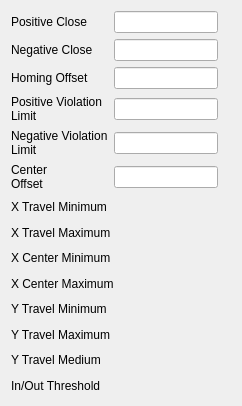
<?xml version="1.0" encoding="UTF-8"?>
<ui version="4.0">
 <class>Form</class>
 <widget class="QWidget" name="Form">
  <property name="geometry">
   <rect>
    <x>0</x>
    <y>0</y>
    <width>242</width>
    <height>406</height>
   </rect>
  </property>
  <property name="windowTitle">
   <string>Form</string>
  </property>
  <layout class="QGridLayout" name="gridLayout_2">
   <item row="0" column="0">
    <layout class="QGridLayout" name="gridLayout">
     <item row="4" column="0">
      <widget class="QLabel" name="label_5">
       <property name="text">
        <string>Negative Violation
Limit</string>
       </property>
      </widget>
     </item>
     <item row="1" column="2">
      <widget class="PyDMLabel" name="PyDMLabel_2">
       <property name="maximumSize">
        <size>
         <width>50</width>
         <height>16777215</height>
        </size>
       </property>
       <property name="toolTip">
        <string/>
       </property>
       <property name="precision" stdset="0">
        <number>0</number>
       </property>
       <property name="showUnits" stdset="0">
        <bool>false</bool>
       </property>
       <property name="precisionFromPV" stdset="0">
        <bool>true</bool>
       </property>
       <property name="alarmSensitiveContent" stdset="0">
        <bool>false</bool>
       </property>
       <property name="alarmSensitiveBorder" stdset="0">
        <bool>true</bool>
       </property>
       <property name="PyDMToolTip" stdset="0">
        <string/>
       </property>
       <property name="channel" stdset="0">
        <string>ca://${prefix}:MMS:01:fStopNeg_RBV</string>
       </property>
       <property name="enableRichText" stdset="0">
        <bool>false</bool>
       </property>
      </widget>
     </item>
     <item row="2" column="0">
      <widget class="QLabel" name="label_3">
       <property name="text">
        <string>Homing Offset</string>
       </property>
      </widget>
     </item>
     <item row="5" column="0">
      <widget class="QLabel" name="label_6">
       <property name="text">
        <string>Center 
Offset</string>
       </property>
      </widget>
     </item>
     <item row="1" column="0">
      <widget class="QLabel" name="label_2">
       <property name="text">
        <string>Negative Close</string>
       </property>
      </widget>
     </item>
     <item row="3" column="0">
      <widget class="QLabel" name="label_4">
       <property name="text">
        <string>Positive Violation
Limit</string>
       </property>
      </widget>
     </item>
     <item row="0" column="2">
      <widget class="PyDMLabel" name="PyDMLabel">
       <property name="maximumSize">
        <size>
         <width>50</width>
         <height>16777215</height>
        </size>
       </property>
       <property name="toolTip">
        <string/>
       </property>
       <property name="precision" stdset="0">
        <number>0</number>
       </property>
       <property name="showUnits" stdset="0">
        <bool>false</bool>
       </property>
       <property name="precisionFromPV" stdset="0">
        <bool>true</bool>
       </property>
       <property name="alarmSensitiveContent" stdset="0">
        <bool>false</bool>
       </property>
       <property name="alarmSensitiveBorder" stdset="0">
        <bool>true</bool>
       </property>
       <property name="PyDMToolTip" stdset="0">
        <string/>
       </property>
       <property name="channel" stdset="0">
        <string>ca://${prefix}:MMS:01:fStopPos_RBV</string>
       </property>
       <property name="enableRichText" stdset="0">
        <bool>false</bool>
       </property>
      </widget>
     </item>
     <item row="0" column="0">
      <widget class="QLabel" name="label">
       <property name="text">
        <string>Positive Close</string>
       </property>
      </widget>
     </item>
     <item row="0" column="1">
      <widget class="PyDMLineEdit" name="PyDMLineEdit">
       <property name="maximumSize">
        <size>
         <width>1000</width>
         <height>16777215</height>
        </size>
       </property>
       <property name="toolTip">
        <string/>
       </property>
       <property name="precision" stdset="0">
        <number>0</number>
       </property>
       <property name="showUnits" stdset="0">
        <bool>false</bool>
       </property>
       <property name="precisionFromPV" stdset="0">
        <bool>true</bool>
       </property>
       <property name="alarmSensitiveContent" stdset="0">
        <bool>false</bool>
       </property>
       <property name="alarmSensitiveBorder" stdset="0">
        <bool>true</bool>
       </property>
       <property name="PyDMToolTip" stdset="0">
        <string/>
       </property>
       <property name="monitorDisp" stdset="0">
        <bool>false</bool>
       </property>
       <property name="channel" stdset="0">
        <string>ca://${prefix}:MMS:01:fStopPos</string>
       </property>
      </widget>
     </item>
     <item row="1" column="1">
      <widget class="PyDMLineEdit" name="PyDMLineEdit_2">
       <property name="maximumSize">
        <size>
         <width>1000</width>
         <height>16777215</height>
        </size>
       </property>
       <property name="toolTip">
        <string/>
       </property>
       <property name="precision" stdset="0">
        <number>0</number>
       </property>
       <property name="showUnits" stdset="0">
        <bool>false</bool>
       </property>
       <property name="precisionFromPV" stdset="0">
        <bool>true</bool>
       </property>
       <property name="alarmSensitiveContent" stdset="0">
        <bool>false</bool>
       </property>
       <property name="alarmSensitiveBorder" stdset="0">
        <bool>true</bool>
       </property>
       <property name="PyDMToolTip" stdset="0">
        <string/>
       </property>
       <property name="monitorDisp" stdset="0">
        <bool>false</bool>
       </property>
       <property name="channel" stdset="0">
        <string>ca://${prefix}:MMS:01:fStopNeg</string>
       </property>
      </widget>
     </item>
     <item row="2" column="1">
      <widget class="PyDMLineEdit" name="PyDMLineEdit_3">
       <property name="maximumSize">
        <size>
         <width>1000</width>
         <height>16777215</height>
        </size>
       </property>
       <property name="toolTip">
        <string/>
       </property>
       <property name="precision" stdset="0">
        <number>0</number>
       </property>
       <property name="showUnits" stdset="0">
        <bool>false</bool>
       </property>
       <property name="precisionFromPV" stdset="0">
        <bool>true</bool>
       </property>
       <property name="alarmSensitiveContent" stdset="0">
        <bool>false</bool>
       </property>
       <property name="alarmSensitiveBorder" stdset="0">
        <bool>true</bool>
       </property>
       <property name="PyDMToolTip" stdset="0">
        <string/>
       </property>
       <property name="monitorDisp" stdset="0">
        <bool>false</bool>
       </property>
       <property name="channel" stdset="0">
        <string>ca://${prefix}:MMS:01:fCenter</string>
       </property>
      </widget>
     </item>
     <item row="3" column="1">
      <widget class="PyDMLineEdit" name="PyDMLineEdit_4">
       <property name="maximumSize">
        <size>
         <width>1000</width>
         <height>16777215</height>
        </size>
       </property>
       <property name="toolTip">
        <string/>
       </property>
       <property name="precision" stdset="0">
        <number>0</number>
       </property>
       <property name="showUnits" stdset="0">
        <bool>false</bool>
       </property>
       <property name="precisionFromPV" stdset="0">
        <bool>true</bool>
       </property>
       <property name="alarmSensitiveContent" stdset="0">
        <bool>false</bool>
       </property>
       <property name="alarmSensitiveBorder" stdset="0">
        <bool>true</bool>
       </property>
       <property name="PyDMToolTip" stdset="0">
        <string/>
       </property>
       <property name="monitorDisp" stdset="0">
        <bool>false</bool>
       </property>
       <property name="channel" stdset="0">
        <string>ca://${prefix}:MMS:01:fLimitPos</string>
       </property>
      </widget>
     </item>
     <item row="4" column="1">
      <widget class="PyDMLineEdit" name="PyDMLineEdit_5">
       <property name="maximumSize">
        <size>
         <width>1000</width>
         <height>16777215</height>
        </size>
       </property>
       <property name="toolTip">
        <string/>
       </property>
       <property name="precision" stdset="0">
        <number>0</number>
       </property>
       <property name="showUnits" stdset="0">
        <bool>false</bool>
       </property>
       <property name="precisionFromPV" stdset="0">
        <bool>true</bool>
       </property>
       <property name="alarmSensitiveContent" stdset="0">
        <bool>false</bool>
       </property>
       <property name="alarmSensitiveBorder" stdset="0">
        <bool>true</bool>
       </property>
       <property name="PyDMToolTip" stdset="0">
        <string/>
       </property>
       <property name="monitorDisp" stdset="0">
        <bool>false</bool>
       </property>
       <property name="channel" stdset="0">
        <string>ca://${prefix}:MMS:01:fLimitNeg</string>
       </property>
      </widget>
     </item>
     <item row="2" column="2">
      <widget class="PyDMLabel" name="PyDMLabel_3">
       <property name="maximumSize">
        <size>
         <width>50</width>
         <height>16777215</height>
        </size>
       </property>
       <property name="toolTip">
        <string/>
       </property>
       <property name="precision" stdset="0">
        <number>0</number>
       </property>
       <property name="showUnits" stdset="0">
        <bool>false</bool>
       </property>
       <property name="precisionFromPV" stdset="0">
        <bool>true</bool>
       </property>
       <property name="alarmSensitiveContent" stdset="0">
        <bool>false</bool>
       </property>
       <property name="alarmSensitiveBorder" stdset="0">
        <bool>true</bool>
       </property>
       <property name="PyDMToolTip" stdset="0">
        <string/>
       </property>
       <property name="channel" stdset="0">
        <string>ca://${prefix}:MMS:01:fCenter_RBV</string>
       </property>
       <property name="enableRichText" stdset="0">
        <bool>false</bool>
       </property>
      </widget>
     </item>
     <item row="3" column="2">
      <widget class="PyDMLabel" name="PyDMLabel_4">
       <property name="maximumSize">
        <size>
         <width>50</width>
         <height>16777215</height>
        </size>
       </property>
       <property name="toolTip">
        <string/>
       </property>
       <property name="precision" stdset="0">
        <number>0</number>
       </property>
       <property name="showUnits" stdset="0">
        <bool>false</bool>
       </property>
       <property name="precisionFromPV" stdset="0">
        <bool>true</bool>
       </property>
       <property name="alarmSensitiveContent" stdset="0">
        <bool>false</bool>
       </property>
       <property name="alarmSensitiveBorder" stdset="0">
        <bool>true</bool>
       </property>
       <property name="PyDMToolTip" stdset="0">
        <string/>
       </property>
       <property name="channel" stdset="0">
        <string>ca://${prefix}:MMS:01:fLimitPos_RBV</string>
       </property>
       <property name="enableRichText" stdset="0">
        <bool>false</bool>
       </property>
      </widget>
     </item>
     <item row="4" column="2">
      <widget class="PyDMLabel" name="PyDMLabel_5">
       <property name="maximumSize">
        <size>
         <width>50</width>
         <height>16777215</height>
        </size>
       </property>
       <property name="toolTip">
        <string/>
       </property>
       <property name="precision" stdset="0">
        <number>0</number>
       </property>
       <property name="showUnits" stdset="0">
        <bool>false</bool>
       </property>
       <property name="precisionFromPV" stdset="0">
        <bool>true</bool>
       </property>
       <property name="alarmSensitiveContent" stdset="0">
        <bool>false</bool>
       </property>
       <property name="alarmSensitiveBorder" stdset="0">
        <bool>true</bool>
       </property>
       <property name="PyDMToolTip" stdset="0">
        <string/>
       </property>
       <property name="channel" stdset="0">
        <string>ca://${prefix}:MMS:01:fLimitNeg_RBV</string>
       </property>
       <property name="enableRichText" stdset="0">
        <bool>false</bool>
       </property>
      </widget>
     </item>
     <item row="5" column="2">
      <widget class="PyDMLabel" name="PyDMLabel_6">
       <property name="maximumSize">
        <size>
         <width>50</width>
         <height>16777215</height>
        </size>
       </property>
       <property name="toolTip">
        <string/>
       </property>
       <property name="precision" stdset="0">
        <number>0</number>
       </property>
       <property name="showUnits" stdset="0">
        <bool>false</bool>
       </property>
       <property name="precisionFromPV" stdset="0">
        <bool>true</bool>
       </property>
       <property name="alarmSensitiveContent" stdset="0">
        <bool>false</bool>
       </property>
       <property name="alarmSensitiveBorder" stdset="0">
        <bool>true</bool>
       </property>
       <property name="PyDMToolTip" stdset="0">
        <string/>
       </property>
       <property name="channel" stdset="0">
        <string>ca://${prefix}:MMS:01:fCenterOffset_RBV</string>
       </property>
       <property name="enableRichText" stdset="0">
        <bool>false</bool>
       </property>
      </widget>
     </item>
     <item row="6" column="2">
      <widget class="PyDMLabel" name="PyDMLabel_7">
       <property name="maximumSize">
        <size>
         <width>50</width>
         <height>16777215</height>
        </size>
       </property>
       <property name="toolTip">
        <string/>
       </property>
       <property name="precision" stdset="0">
        <number>0</number>
       </property>
       <property name="showUnits" stdset="0">
        <bool>false</bool>
       </property>
       <property name="precisionFromPV" stdset="0">
        <bool>true</bool>
       </property>
       <property name="alarmSensitiveContent" stdset="0">
        <bool>false</bool>
       </property>
       <property name="alarmSensitiveBorder" stdset="0">
        <bool>true</bool>
       </property>
       <property name="PyDMToolTip" stdset="0">
        <string/>
       </property>
       <property name="channel" stdset="0">
        <string>ca://${prefix}:MMS:02:fXLimMin_RBV</string>
       </property>
       <property name="enableRichText" stdset="0">
        <bool>false</bool>
       </property>
      </widget>
     </item>
     <item row="7" column="2">
      <widget class="PyDMLabel" name="PyDMLabel_8">
       <property name="maximumSize">
        <size>
         <width>50</width>
         <height>16777215</height>
        </size>
       </property>
       <property name="toolTip">
        <string/>
       </property>
       <property name="precision" stdset="0">
        <number>0</number>
       </property>
       <property name="showUnits" stdset="0">
        <bool>false</bool>
       </property>
       <property name="precisionFromPV" stdset="0">
        <bool>true</bool>
       </property>
       <property name="alarmSensitiveContent" stdset="0">
        <bool>false</bool>
       </property>
       <property name="alarmSensitiveBorder" stdset="0">
        <bool>true</bool>
       </property>
       <property name="PyDMToolTip" stdset="0">
        <string/>
       </property>
       <property name="channel" stdset="0">
        <string>ca://${prefix}:MMS:02:fXLimMax_RBV</string>
       </property>
       <property name="enableRichText" stdset="0">
        <bool>false</bool>
       </property>
      </widget>
     </item>
     <item row="8" column="2">
      <widget class="PyDMLabel" name="PyDMLabel_9">
       <property name="maximumSize">
        <size>
         <width>50</width>
         <height>16777215</height>
        </size>
       </property>
       <property name="toolTip">
        <string/>
       </property>
       <property name="precision" stdset="0">
        <number>0</number>
       </property>
       <property name="showUnits" stdset="0">
        <bool>false</bool>
       </property>
       <property name="precisionFromPV" stdset="0">
        <bool>true</bool>
       </property>
       <property name="alarmSensitiveContent" stdset="0">
        <bool>false</bool>
       </property>
       <property name="alarmSensitiveBorder" stdset="0">
        <bool>true</bool>
       </property>
       <property name="PyDMToolTip" stdset="0">
        <string/>
       </property>
       <property name="channel" stdset="0">
        <string>ca://${prefix}:MMS:02:fXCenterLimMin_RBV</string>
       </property>
       <property name="enableRichText" stdset="0">
        <bool>false</bool>
       </property>
      </widget>
     </item>
     <item row="9" column="2">
      <widget class="PyDMLabel" name="PyDMLabel_10">
       <property name="maximumSize">
        <size>
         <width>50</width>
         <height>16777215</height>
        </size>
       </property>
       <property name="toolTip">
        <string/>
       </property>
       <property name="precision" stdset="0">
        <number>0</number>
       </property>
       <property name="showUnits" stdset="0">
        <bool>false</bool>
       </property>
       <property name="precisionFromPV" stdset="0">
        <bool>true</bool>
       </property>
       <property name="alarmSensitiveContent" stdset="0">
        <bool>false</bool>
       </property>
       <property name="alarmSensitiveBorder" stdset="0">
        <bool>true</bool>
       </property>
       <property name="PyDMToolTip" stdset="0">
        <string/>
       </property>
       <property name="channel" stdset="0">
        <string>ca://${prefix}:MMS:02:fXCenterLimMax_RBV</string>
       </property>
       <property name="enableRichText" stdset="0">
        <bool>false</bool>
       </property>
      </widget>
     </item>
     <item row="10" column="2">
      <widget class="PyDMLabel" name="PyDMLabel_11">
       <property name="maximumSize">
        <size>
         <width>50</width>
         <height>16777215</height>
        </size>
       </property>
       <property name="toolTip">
        <string/>
       </property>
       <property name="precision" stdset="0">
        <number>0</number>
       </property>
       <property name="showUnits" stdset="0">
        <bool>false</bool>
       </property>
       <property name="precisionFromPV" stdset="0">
        <bool>true</bool>
       </property>
       <property name="alarmSensitiveContent" stdset="0">
        <bool>false</bool>
       </property>
       <property name="alarmSensitiveBorder" stdset="0">
        <bool>true</bool>
       </property>
       <property name="PyDMToolTip" stdset="0">
        <string/>
       </property>
       <property name="channel" stdset="0">
        <string>ca://${prefix}:MMS:03:fYLimMin_RBV</string>
       </property>
       <property name="enableRichText" stdset="0">
        <bool>false</bool>
       </property>
      </widget>
     </item>
     <item row="11" column="2">
      <widget class="PyDMLabel" name="PyDMLabel_12">
       <property name="maximumSize">
        <size>
         <width>50</width>
         <height>16777215</height>
        </size>
       </property>
       <property name="toolTip">
        <string/>
       </property>
       <property name="precision" stdset="0">
        <number>0</number>
       </property>
       <property name="showUnits" stdset="0">
        <bool>false</bool>
       </property>
       <property name="precisionFromPV" stdset="0">
        <bool>true</bool>
       </property>
       <property name="alarmSensitiveContent" stdset="0">
        <bool>false</bool>
       </property>
       <property name="alarmSensitiveBorder" stdset="0">
        <bool>true</bool>
       </property>
       <property name="PyDMToolTip" stdset="0">
        <string/>
       </property>
       <property name="channel" stdset="0">
        <string>ca://${prefix}:MMS:03:fYLimMax_RBV</string>
       </property>
       <property name="enableRichText" stdset="0">
        <bool>false</bool>
       </property>
      </widget>
     </item>
     <item row="12" column="2">
      <widget class="PyDMLabel" name="PyDMLabel_13">
       <property name="maximumSize">
        <size>
         <width>50</width>
         <height>16777215</height>
        </size>
       </property>
       <property name="toolTip">
        <string/>
       </property>
       <property name="precision" stdset="0">
        <number>0</number>
       </property>
       <property name="showUnits" stdset="0">
        <bool>false</bool>
       </property>
       <property name="precisionFromPV" stdset="0">
        <bool>true</bool>
       </property>
       <property name="alarmSensitiveContent" stdset="0">
        <bool>false</bool>
       </property>
       <property name="alarmSensitiveBorder" stdset="0">
        <bool>true</bool>
       </property>
       <property name="PyDMToolTip" stdset="0">
        <string/>
       </property>
       <property name="channel" stdset="0">
        <string>ca://${prefix}:MMS:03:fYLimMedium_RBV</string>
       </property>
       <property name="enableRichText" stdset="0">
        <bool>false</bool>
       </property>
      </widget>
     </item>
     <item row="13" column="2">
      <widget class="PyDMLabel" name="PyDMLabel_14">
       <property name="maximumSize">
        <size>
         <width>50</width>
         <height>16777215</height>
        </size>
       </property>
       <property name="toolTip">
        <string/>
       </property>
       <property name="precision" stdset="0">
        <number>0</number>
       </property>
       <property name="showUnits" stdset="0">
        <bool>false</bool>
       </property>
       <property name="precisionFromPV" stdset="0">
        <bool>true</bool>
       </property>
       <property name="alarmSensitiveContent" stdset="0">
        <bool>false</bool>
       </property>
       <property name="alarmSensitiveBorder" stdset="0">
        <bool>true</bool>
       </property>
       <property name="PyDMToolTip" stdset="0">
        <string/>
       </property>
       <property name="channel" stdset="0">
        <string>ca://${prefix}:MMS:03:fInOutThrsh_RBV</string>
       </property>
       <property name="enableRichText" stdset="0">
        <bool>false</bool>
       </property>
      </widget>
     </item>
     <item row="5" column="1">
      <widget class="PyDMLineEdit" name="PyDMLineEdit_6">
       <property name="maximumSize">
        <size>
         <width>1000</width>
         <height>16777215</height>
        </size>
       </property>
       <property name="toolTip">
        <string/>
       </property>
       <property name="precision" stdset="0">
        <number>0</number>
       </property>
       <property name="showUnits" stdset="0">
        <bool>false</bool>
       </property>
       <property name="precisionFromPV" stdset="0">
        <bool>true</bool>
       </property>
       <property name="alarmSensitiveContent" stdset="0">
        <bool>false</bool>
       </property>
       <property name="alarmSensitiveBorder" stdset="0">
        <bool>true</bool>
       </property>
       <property name="PyDMToolTip" stdset="0">
        <string/>
       </property>
       <property name="monitorDisp" stdset="0">
        <bool>false</bool>
       </property>
       <property name="channel" stdset="0">
        <string>ca://${prefix}:MMS:01:fCenterOffset</string>
       </property>
      </widget>
     </item>
     <item row="13" column="0" colspan="2">
      <widget class="QLabel" name="label_14">
       <property name="text">
        <string>In/Out Threshold</string>
       </property>
      </widget>
     </item>
     <item row="12" column="0" colspan="2">
      <widget class="QLabel" name="label_13">
       <property name="text">
        <string>Y Travel Medium</string>
       </property>
      </widget>
     </item>
     <item row="11" column="0" colspan="2">
      <widget class="QLabel" name="label_12">
       <property name="text">
        <string>Y Travel Maximum</string>
       </property>
      </widget>
     </item>
     <item row="10" column="0" colspan="2">
      <widget class="QLabel" name="label_11">
       <property name="text">
        <string>Y Travel Minimum</string>
       </property>
      </widget>
     </item>
     <item row="9" column="0" colspan="2">
      <widget class="QLabel" name="label_10">
       <property name="text">
        <string>X Center Maximum</string>
       </property>
      </widget>
     </item>
     <item row="8" column="0" colspan="2">
      <widget class="QLabel" name="label_9">
       <property name="text">
        <string>X Center Minimum</string>
       </property>
      </widget>
     </item>
     <item row="7" column="0" colspan="2">
      <widget class="QLabel" name="label_8">
       <property name="text">
        <string>X Travel Maximum</string>
       </property>
      </widget>
     </item>
     <item row="6" column="0" colspan="2">
      <widget class="QLabel" name="label_7">
       <property name="text">
        <string>X Travel Minimum</string>
       </property>
      </widget>
     </item>
    </layout>
   </item>
  </layout>
 </widget>
 <customwidgets>
  <customwidget>
   <class>PyDMLabel</class>
   <extends>QLabel</extends>
   <header>pydm.widgets.label</header>
  </customwidget>
  <customwidget>
   <class>PyDMLineEdit</class>
   <extends>QLineEdit</extends>
   <header>pydm.widgets.line_edit</header>
  </customwidget>
 </customwidgets>
 <resources/>
 <connections/>
</ui>
